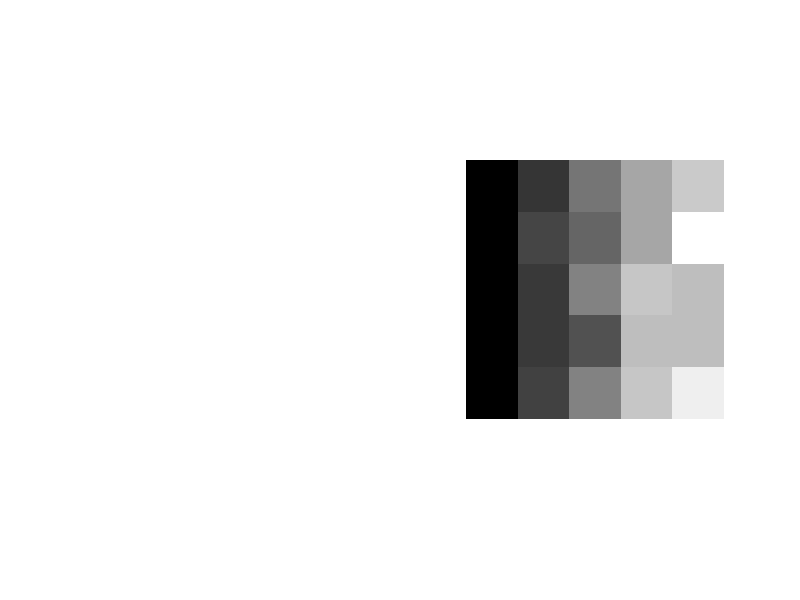

Reproduce this figure in MATLAB.
%% Gray image
rows = 5;
columns = 5;
grayImage = ones(rows, columns, 'double').*200;
xCoords= [80 180 180 80 80];
yCoords = [80 80 180 180 80];
mask = poly2mask(xCoords, yCoords, rows, columns);
grayImage(mask) = 80; 
%% First component Gray+noise
im_normal=double(grayImage./max(grayImage(:)));
im_noise= imnoise(im_normal,'gaussian',0,0.02);
%% Second component: Inhomogeneous term
X = 1:rows;                           % X is a vector from 1 to imageSize
X0 = (X / rows) -0.2;                 % rescale X 
Xm = meshgrid(X0, X0);             % 2D matrices
%% Output image
Out_Img=im_noise.*Xm;
subplot(121);imshow(grayImage);
subplot(122);imshow(Out_Img,[]);
